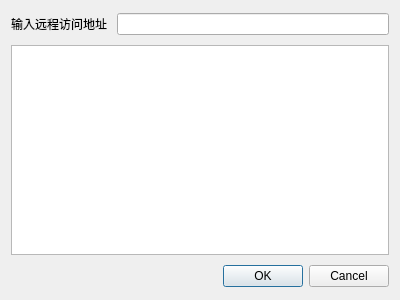
<?xml version="1.0" encoding="UTF-8"?>
<ui version="4.0">
 <class>Dialog</class>
 <widget class="QDialog" name="Dialog">
  <property name="geometry">
   <rect>
    <x>0</x>
    <y>0</y>
    <width>400</width>
    <height>300</height>
   </rect>
  </property>
  <property name="windowTitle">
   <string>Dialog</string>
  </property>
  <layout class="QVBoxLayout" name="verticalLayout">
   <property name="spacing">
    <number>10</number>
   </property>
   <property name="topMargin">
    <number>13</number>
   </property>
   <property name="bottomMargin">
    <number>13</number>
   </property>
   <item>
    <layout class="QHBoxLayout" name="horizontalLayout">
     <item>
      <widget class="QLabel" name="label">
       <property name="text">
        <string>输入远程访问地址</string>
       </property>
      </widget>
     </item>
     <item>
      <widget class="QLineEdit" name="ed_addr"/>
     </item>
    </layout>
   </item>
   <item>
    <widget class="QListWidget" name="listWidget"/>
   </item>
   <item>
    <widget class="QDialogButtonBox" name="buttonBox">
     <property name="orientation">
      <enum>Qt::Horizontal</enum>
     </property>
     <property name="standardButtons">
      <set>QDialogButtonBox::Cancel|QDialogButtonBox::Ok</set>
     </property>
    </widget>
   </item>
  </layout>
 </widget>
 <resources/>
 <connections>
  <connection>
   <sender>buttonBox</sender>
   <signal>accepted()</signal>
   <receiver>Dialog</receiver>
   <slot>accept()</slot>
   <hints>
    <hint type="sourcelabel">
     <x>248</x>
     <y>254</y>
    </hint>
    <hint type="destinationlabel">
     <x>157</x>
     <y>274</y>
    </hint>
   </hints>
  </connection>
  <connection>
   <sender>buttonBox</sender>
   <signal>rejected()</signal>
   <receiver>Dialog</receiver>
   <slot>reject()</slot>
   <hints>
    <hint type="sourcelabel">
     <x>316</x>
     <y>260</y>
    </hint>
    <hint type="destinationlabel">
     <x>286</x>
     <y>274</y>
    </hint>
   </hints>
  </connection>
 </connections>
</ui>
